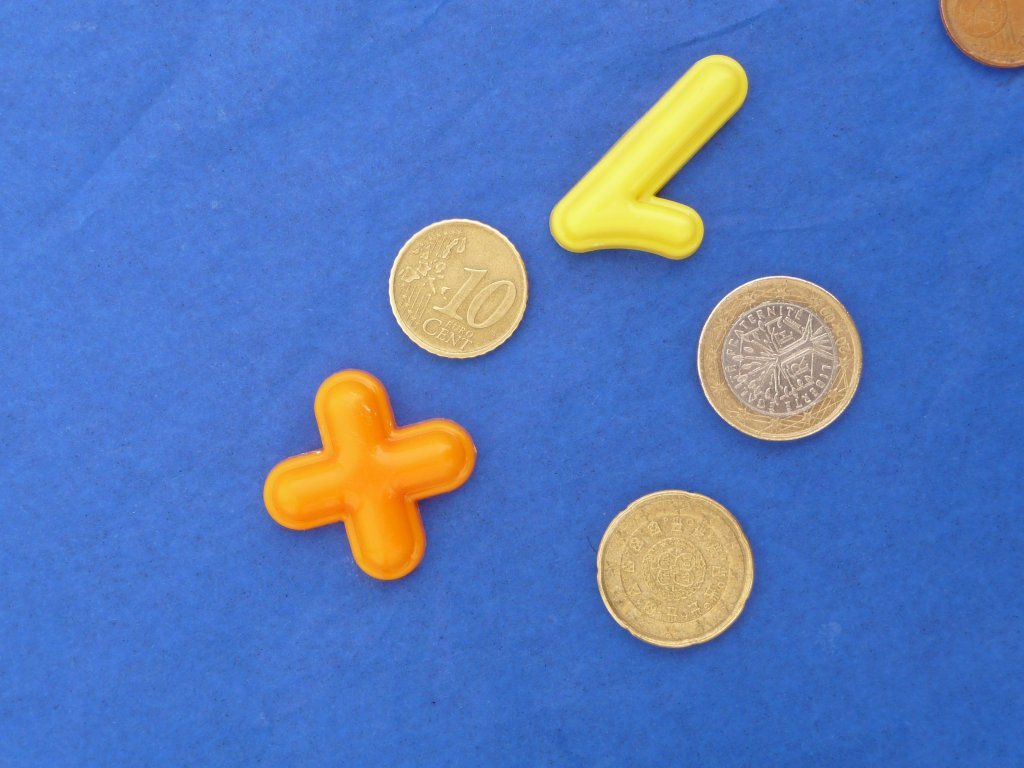
%> input picture Moedas3.jpg, 1024 x 768 px, given in place of 3, which was not available
$ octave dale.m   (GNU Octave 9; MATLAB toolbox functions it lacks are replaced by stand-ins)
%> lines starting %> are read from the running program, lines starting %| are printed output that depends on the picture; in (x1, y1, x2, y2) boxes, pixels count from 0 and x2, y2 are one past the last pixel; in counts of white or black regions, pixels touching at a corner belong together; the program's own positions count from 1; pictures that were not available may be replaced by others from this repository, and a replacement may not be noted
% -------------------------------------------------------------------------
%
%   CVI - First Lab Work
%   Group 20
%   Miguel Regouga, 83530 / Joao Pina, 85080
%   May 2019
%
% -------------------------------------------------------------------------


clear all, close all

% Image input

name = inputdlg('Example: Moedas1.jpg', 'Choose image');
%> the answer given: 3
img = imread(name{1});
%> img is the input picture: size 768x1024x3 uint8; mean R, G, B 87.3, 121.3, 186.2


% Image processing

img_gauss = imgaussfilt(img, 3);
binary = imbinarize(img_gauss(:,:,1),0.50);
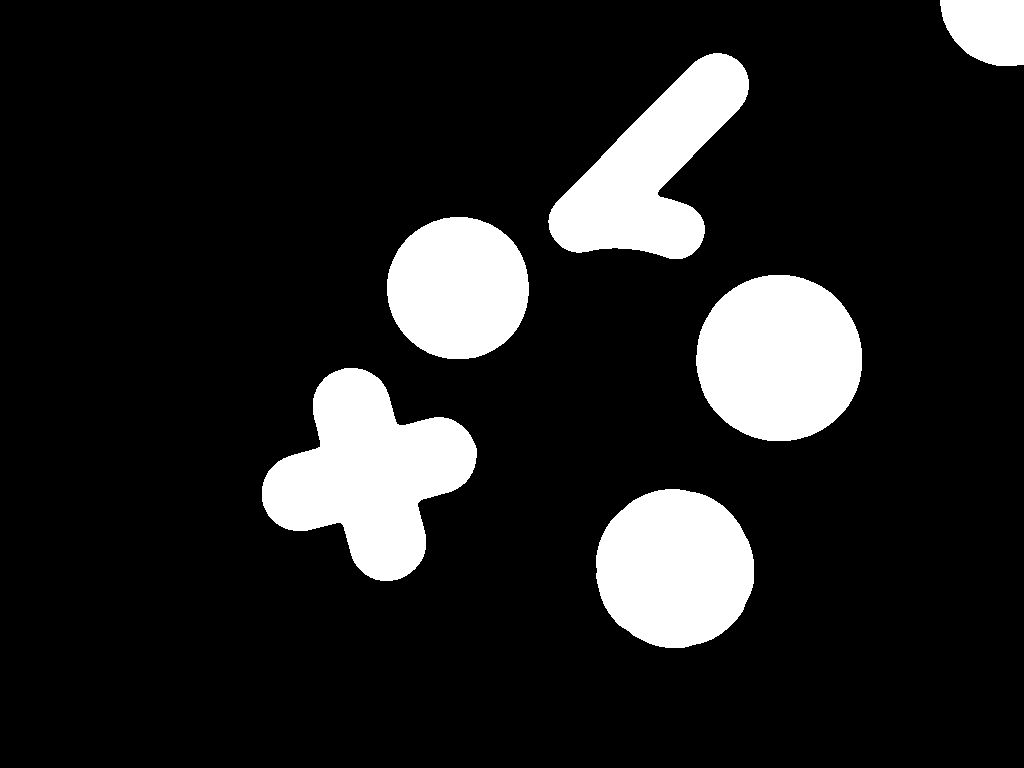
%> binary: size 768x1024 logical; 13.6% white; 6 white regions, box (x1, y1, x2, y2) and area: (262, 368, 477, 581) 25358, (696, 275, 862, 441) 21769, (548, 53, 749, 259) 19814, (596, 489, 754, 648) 19759, (387, 217, 529, 359) 15946, (940, 0, 1024, 66) 4581
se = strel('disk', 2);
i1 = imdilate(binary,se);
%> i1: size 768x1024 logical; 14.3% white; 6 white regions, box (x1, y1, x2, y2) and area: (260, 366, 479, 583) 26712, (694, 273, 864, 443) 22719, (546, 51, 751, 261) 20972, (594, 487, 756, 650) 20665, (385, 215, 531, 361) 16762, (938, 0, 1024, 68) 4804


% Detect and treat collisions

D = -bwdist(~i1);
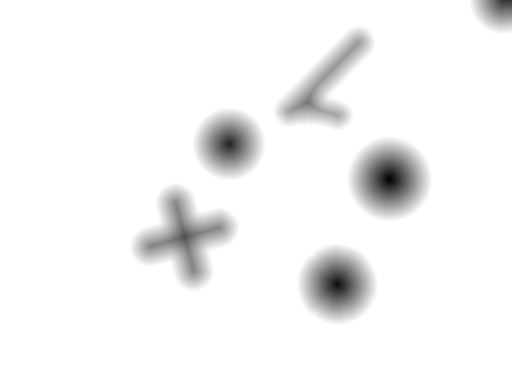
%> D: size 768x1024 single (shown at 1/2 size); min -84.22, max 0, mean -3.38; drawn with min black and max white
WS = watershed(D);
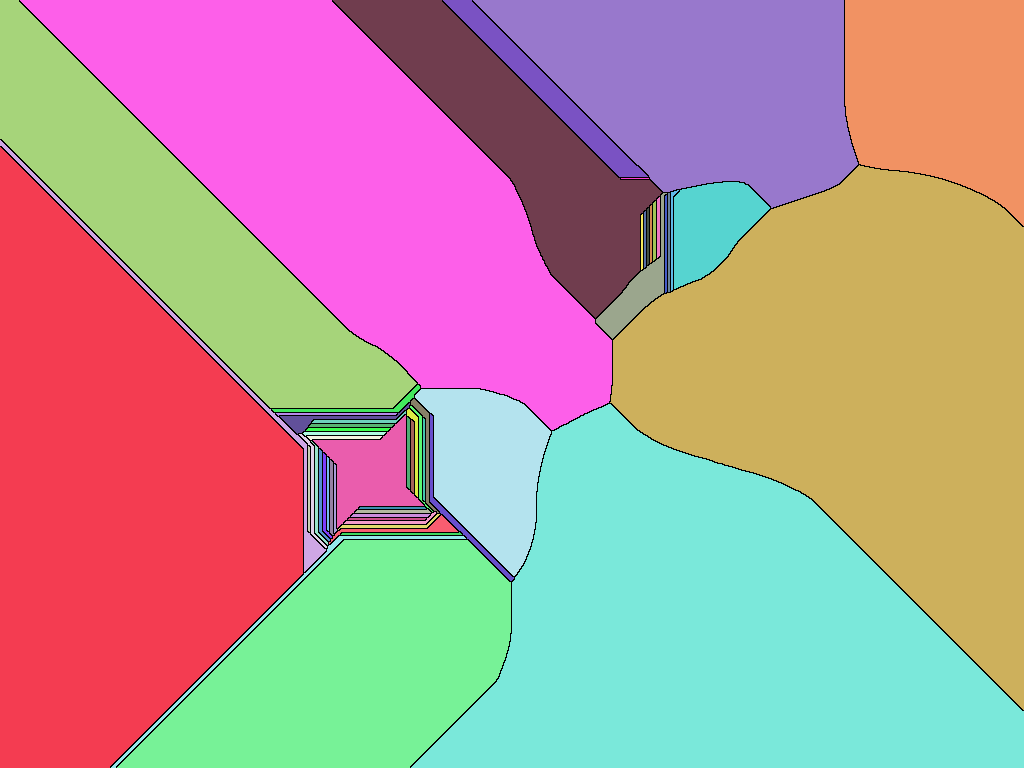
%> WS: size 768x1024 uint8; 58 distinct labels, from 0 to 57; one colour per label, 0 black
mask = imextendedmin(D,3);
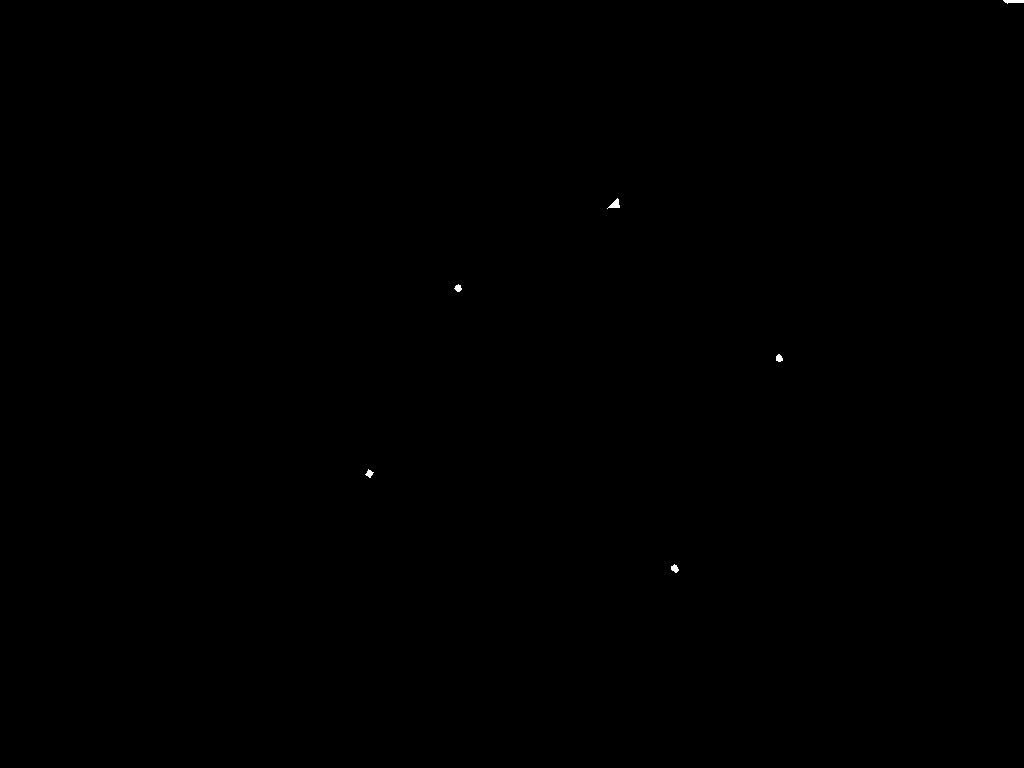
%> mask: size 768x1024 logical; 0.04% white; 6 white regions
D2 = imimposemin(D, mask);
WS2 = watershed(D2);
%> WS2: size 768x1024 uint8; 7 distinct labels, from 0 to 6
%> (the rest of the program and of its run is left out)
